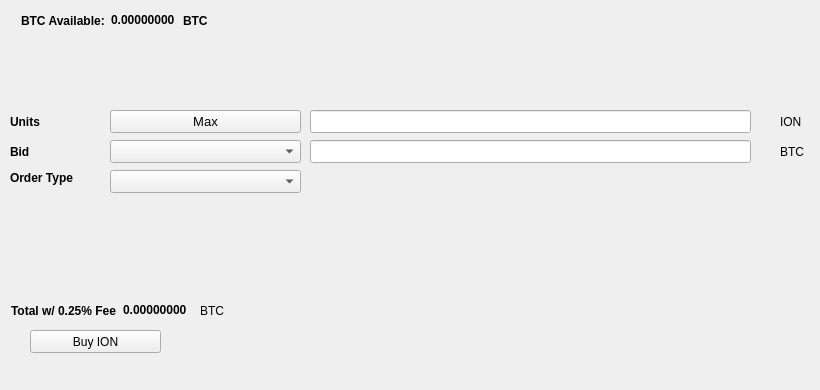
   <widget class="QWidget" name="BuyTab">
    <attribute name="title">
     <string>Buy</string>
    </attribute>
    <widget class="QPushButton" name="BuyION">
     <property name="geometry">
      <rect>
       <x>30</x>
       <y>330</y>
       <width>131</width>
       <height>23</height>
      </rect>
     </property>
     <property name="text">
      <string>Buy ION</string>
     </property>
     <property name="icon">
      <iconset resource="../ion.qrc">
       <normaloff>:/icons/bitcoin</normaloff>:/icons/bitcoin</iconset>
     </property>
    </widget>
    <widget class="QLabel" name="label_3">
     <property name="geometry">
      <rect>
       <x>10</x>
       <y>110</y>
       <width>46</width>
       <height>23</height>
      </rect>
     </property>
     <property name="font">
      <font>
       <weight>75</weight>
       <bold>true</bold>
      </font>
     </property>
     <property name="text">
      <string>Units</string>
     </property>
    </widget>
    <widget class="QLineEdit" name="UnitsInput">
     <property name="geometry">
      <rect>
       <x>310</x>
       <y>110</y>
       <width>441</width>
       <height>23</height>
      </rect>
     </property>
     <property name="font">
      <font>
       <pointsize>9</pointsize>
       <weight>75</weight>
       <bold>true</bold>
      </font>
     </property>
    </widget>
    <widget class="QLineEdit" name="BuyBidPriceEdit">
     <property name="geometry">
      <rect>
       <x>310</x>
       <y>140</y>
       <width>441</width>
       <height>23</height>
      </rect>
     </property>
     <property name="font">
      <font>
       <pointsize>9</pointsize>
       <weight>75</weight>
       <bold>true</bold>
      </font>
     </property>
    </widget>
    <widget class="QLabel" name="label_4">
     <property name="geometry">
      <rect>
       <x>780</x>
       <y>110</y>
       <width>31</width>
       <height>23</height>
      </rect>
     </property>
     <property name="text">
      <string>ION</string>
     </property>
    </widget>
    <widget class="QLabel" name="label_5">
     <property name="geometry">
      <rect>
       <x>780</x>
       <y>140</y>
       <width>31</width>
       <height>23</height>
      </rect>
     </property>
     <property name="text">
      <string>BTC</string>
     </property>
    </widget>
    <widget class="QLabel" name="label_6">
     <property name="geometry">
      <rect>
       <x>10</x>
       <y>140</y>
       <width>46</width>
       <height>23</height>
      </rect>
     </property>
     <property name="font">
      <font>
       <weight>75</weight>
       <bold>true</bold>
      </font>
     </property>
     <property name="text">
      <string>Bid</string>
     </property>
    </widget>
    <widget class="QLabel" name="label_7">
     <property name="geometry">
      <rect>
       <x>10</x>
       <y>170</y>
       <width>91</width>
       <height>16</height>
      </rect>
     </property>
     <property name="font">
      <font>
       <weight>75</weight>
       <bold>true</bold>
      </font>
     </property>
     <property name="text">
      <string>Order Type</string>
     </property>
    </widget>
    <widget class="QPushButton" name="Buy_Max_Amount">
     <property name="geometry">
      <rect>
       <x>110</x>
       <y>110</y>
       <width>191</width>
       <height>23</height>
      </rect>
     </property>
     <property name="font">
      <font>
       <pointsize>10</pointsize>
      </font>
     </property>
     <property name="text">
      <string>Max</string>
     </property>
    </widget>
    <widget class="QComboBox" name="BuyBidcomboBox">
     <property name="geometry">
      <rect>
       <x>110</x>
       <y>140</y>
       <width>191</width>
       <height>23</height>
      </rect>
     </property>
     <property name="font">
      <font>
       <pointsize>10</pointsize>
      </font>
     </property>
    </widget>
    <widget class="QComboBox" name="buyOrdertypeCombo">
     <property name="geometry">
      <rect>
       <x>110</x>
       <y>170</y>
       <width>191</width>
       <height>23</height>
      </rect>
     </property>
     <property name="font">
      <font>
       <pointsize>10</pointsize>
      </font>
     </property>
    </widget>
    <widget class="QWidget" name="layoutWidget1">
     <property name="geometry">
      <rect>
       <x>21</x>
       <y>11</y>
       <width>227</width>
       <height>19</height>
      </rect>
     </property>
     <layout class="QHBoxLayout" name="horizontalLayout_3">
      <item>
       <widget class="QLabel" name="label232">
        <property name="font">
         <font>
          <weight>75</weight>
          <bold>true</bold>
         </font>
        </property>
        <property name="text">
         <string>BTC Available:</string>
        </property>
       </widget>
      </item>
      <item>
       <widget class="QLabel" name="BtcAvailableLbl">
        <property name="palette">
         <palette>
          <active>
           <colorrole role="WindowText">
            <brush brushstyle="SolidPattern">
             <color alpha="255">
              <red>0</red>
              <green>0</green>
              <blue>0</blue>
             </color>
            </brush>
           </colorrole>
           <colorrole role="Button">
            <brush brushstyle="SolidPattern">
             <color alpha="255">
              <red>0</red>
              <green>170</green>
              <blue>0</blue>
             </color>
            </brush>
           </colorrole>
           <colorrole role="Light">
            <brush brushstyle="SolidPattern">
             <color alpha="255">
              <red>0</red>
              <green>255</green>
              <blue>0</blue>
             </color>
            </brush>
           </colorrole>
           <colorrole role="Midlight">
            <brush brushstyle="SolidPattern">
             <color alpha="255">
              <red>0</red>
              <green>212</green>
              <blue>0</blue>
             </color>
            </brush>
           </colorrole>
           <colorrole role="Dark">
            <brush brushstyle="SolidPattern">
             <color alpha="255">
              <red>0</red>
              <green>85</green>
              <blue>0</blue>
             </color>
            </brush>
           </colorrole>
           <colorrole role="Mid">
            <brush brushstyle="SolidPattern">
             <color alpha="255">
              <red>0</red>
              <green>113</green>
              <blue>0</blue>
             </color>
            </brush>
           </colorrole>
           <colorrole role="Text">
            <brush brushstyle="SolidPattern">
             <color alpha="255">
              <red>0</red>
              <green>170</green>
              <blue>0</blue>
             </color>
            </brush>
           </colorrole>
           <colorrole role="BrightText">
            <brush brushstyle="SolidPattern">
             <color alpha="255">
              <red>255</red>
              <green>255</green>
              <blue>255</blue>
             </color>
            </brush>
           </colorrole>
           <colorrole role="ButtonText">
            <brush brushstyle="SolidPattern">
             <color alpha="255">
              <red>0</red>
              <green>0</green>
              <blue>0</blue>
             </color>
            </brush>
           </colorrole>
           <colorrole role="Base">
            <brush brushstyle="SolidPattern">
             <color alpha="255">
              <red>255</red>
              <green>255</green>
              <blue>255</blue>
             </color>
            </brush>
           </colorrole>
           <colorrole role="Window">
            <brush brushstyle="SolidPattern">
             <color alpha="255">
              <red>0</red>
              <green>170</green>
              <blue>0</blue>
             </color>
            </brush>
           </colorrole>
           <colorrole role="Shadow">
            <brush brushstyle="SolidPattern">
             <color alpha="255">
              <red>0</red>
              <green>0</green>
              <blue>0</blue>
             </color>
            </brush>
           </colorrole>
           <colorrole role="AlternateBase">
            <brush brushstyle="SolidPattern">
             <color alpha="255">
              <red>127</red>
              <green>212</green>
              <blue>127</blue>
             </color>
            </brush>
           </colorrole>
           <colorrole role="ToolTipBase">
            <brush brushstyle="SolidPattern">
             <color alpha="255">
              <red>255</red>
              <green>255</green>
              <blue>220</blue>
             </color>
            </brush>
           </colorrole>
           <colorrole role="ToolTipText">
            <brush brushstyle="SolidPattern">
             <color alpha="255">
              <red>0</red>
              <green>0</green>
              <blue>0</blue>
             </color>
            </brush>
           </colorrole>
          </active>
          <inactive>
           <colorrole role="WindowText">
            <brush brushstyle="SolidPattern">
             <color alpha="255">
              <red>0</red>
              <green>0</green>
              <blue>0</blue>
             </color>
            </brush>
           </colorrole>
           <colorrole role="Button">
            <brush brushstyle="SolidPattern">
             <color alpha="255">
              <red>0</red>
              <green>170</green>
              <blue>0</blue>
             </color>
            </brush>
           </colorrole>
           <colorrole role="Light">
            <brush brushstyle="SolidPattern">
             <color alpha="255">
              <red>0</red>
              <green>255</green>
              <blue>0</blue>
             </color>
            </brush>
           </colorrole>
           <colorrole role="Midlight">
            <brush brushstyle="SolidPattern">
             <color alpha="255">
              <red>0</red>
              <green>212</green>
              <blue>0</blue>
             </color>
            </brush>
           </colorrole>
           <colorrole role="Dark">
            <brush brushstyle="SolidPattern">
             <color alpha="255">
              <red>0</red>
              <green>85</green>
              <blue>0</blue>
             </color>
            </brush>
           </colorrole>
           <colorrole role="Mid">
            <brush brushstyle="SolidPattern">
             <color alpha="255">
              <red>0</red>
              <green>113</green>
              <blue>0</blue>
             </color>
            </brush>
           </colorrole>
           <colorrole role="Text">
            <brush brushstyle="SolidPattern">
             <color alpha="255">
              <red>0</red>
              <green>170</green>
              <blue>0</blue>
             </color>
            </brush>
           </colorrole>
           <colorrole role="BrightText">
            <brush brushstyle="SolidPattern">
             <color alpha="255">
              <red>255</red>
              <green>255</green>
              <blue>255</blue>
             </color>
            </brush>
           </colorrole>
           <colorrole role="ButtonText">
            <brush brushstyle="SolidPattern">
             <color alpha="255">
              <red>0</red>
              <green>0</green>
              <blue>0</blue>
             </color>
            </brush>
           </colorrole>
           <colorrole role="Base">
            <brush brushstyle="SolidPattern">
             <color alpha="255">
              <red>255</red>
              <green>255</green>
              <blue>255</blue>
             </color>
            </brush>
           </colorrole>
           <colorrole role="Window">
            <brush brushstyle="SolidPattern">
             <color alpha="255">
              <red>0</red>
              <green>170</green>
              <blue>0</blue>
             </color>
            </brush>
           </colorrole>
           <colorrole role="Shadow">
            <brush brushstyle="SolidPattern">
             <color alpha="255">
              <red>0</red>
              <green>0</green>
              <blue>0</blue>
             </color>
            </brush>
           </colorrole>
           <colorrole role="AlternateBase">
            <brush brushstyle="SolidPattern">
             <color alpha="255">
              <red>127</red>
              <green>212</green>
              <blue>127</blue>
             </color>
            </brush>
           </colorrole>
           <colorrole role="ToolTipBase">
            <brush brushstyle="SolidPattern">
             <color alpha="255">
              <red>255</red>
              <green>255</green>
              <blue>220</blue>
             </color>
            </brush>
           </colorrole>
           <colorrole role="ToolTipText">
            <brush brushstyle="SolidPattern">
             <color alpha="255">
              <red>0</red>
              <green>0</green>
              <blue>0</blue>
             </color>
            </brush>
           </colorrole>
          </inactive>
          <disabled>
           <colorrole role="WindowText">
            <brush brushstyle="SolidPattern">
             <color alpha="255">
              <red>0</red>
              <green>85</green>
              <blue>0</blue>
             </color>
            </brush>
           </colorrole>
           <colorrole role="Button">
            <brush brushstyle="SolidPattern">
             <color alpha="255">
              <red>0</red>
              <green>170</green>
              <blue>0</blue>
             </color>
            </brush>
           </colorrole>
           <colorrole role="Light">
            <brush brushstyle="SolidPattern">
             <color alpha="255">
              <red>0</red>
              <green>255</green>
              <blue>0</blue>
             </color>
            </brush>
           </colorrole>
           <colorrole role="Midlight">
            <brush brushstyle="SolidPattern">
             <color alpha="255">
              <red>0</red>
              <green>212</green>
              <blue>0</blue>
             </color>
            </brush>
           </colorrole>
           <colorrole role="Dark">
            <brush brushstyle="SolidPattern">
             <color alpha="255">
              <red>0</red>
              <green>85</green>
              <blue>0</blue>
             </color>
            </brush>
           </colorrole>
           <colorrole role="Mid">
            <brush brushstyle="SolidPattern">
             <color alpha="255">
              <red>0</red>
              <green>113</green>
              <blue>0</blue>
             </color>
            </brush>
           </colorrole>
           <colorrole role="Text">
            <brush brushstyle="SolidPattern">
             <color alpha="255">
              <red>0</red>
              <green>85</green>
              <blue>0</blue>
             </color>
            </brush>
           </colorrole>
           <colorrole role="BrightText">
            <brush brushstyle="SolidPattern">
             <color alpha="255">
              <red>255</red>
              <green>255</green>
              <blue>255</blue>
             </color>
            </brush>
           </colorrole>
           <colorrole role="ButtonText">
            <brush brushstyle="SolidPattern">
             <color alpha="255">
              <red>0</red>
              <green>85</green>
              <blue>0</blue>
             </color>
            </brush>
           </colorrole>
           <colorrole role="Base">
            <brush brushstyle="SolidPattern">
             <color alpha="255">
              <red>0</red>
              <green>170</green>
              <blue>0</blue>
             </color>
            </brush>
           </colorrole>
           <colorrole role="Window">
            <brush brushstyle="SolidPattern">
             <color alpha="255">
              <red>0</red>
              <green>170</green>
              <blue>0</blue>
             </color>
            </brush>
           </colorrole>
           <colorrole role="Shadow">
            <brush brushstyle="SolidPattern">
             <color alpha="255">
              <red>0</red>
              <green>0</green>
              <blue>0</blue>
             </color>
            </brush>
           </colorrole>
           <colorrole role="AlternateBase">
            <brush brushstyle="SolidPattern">
             <color alpha="255">
              <red>0</red>
              <green>170</green>
              <blue>0</blue>
             </color>
            </brush>
           </colorrole>
           <colorrole role="ToolTipBase">
            <brush brushstyle="SolidPattern">
             <color alpha="255">
              <red>255</red>
              <green>255</green>
              <blue>220</blue>
             </color>
            </brush>
           </colorrole>
           <colorrole role="ToolTipText">
            <brush brushstyle="SolidPattern">
             <color alpha="255">
              <red>0</red>
              <green>0</green>
              <blue>0</blue>
             </color>
            </brush>
           </colorrole>
          </disabled>
         </palette>
        </property>
        <property name="font">
         <font>
          <weight>75</weight>
          <bold>true</bold>
         </font>
        </property>
        <property name="text">
         <string>0.00000000</string>
        </property>
        <property name="textInteractionFlags">
         <set>Qt::LinksAccessibleByMouse|Qt::TextSelectableByKeyboard|Qt::TextSelectableByMouse</set>
        </property>
       </widget>
      </item>
      <item>
       <widget class="QLabel" name="BtcAvailableLbl_2">
        <property name="font">
         <font>
          <weight>75</weight>
          <bold>true</bold>
         </font>
        </property>
        <property name="text">
         <string>BTC</string>
        </property>
       </widget>
      </item>
     </layout>
    </widget>
    <widget class="QWidget" name="layoutWidge2">
     <property name="geometry">
      <rect>
       <x>11</x>
       <y>301</y>
       <width>259</width>
       <height>19</height>
      </rect>
     </property>
     <layout class="QHBoxLayout" name="horizontalLayout_4">
      <item>
       <widget class="QLabel" name="label_9">
        <property name="font">
         <font>
          <weight>75</weight>
          <bold>true</bold>
         </font>
        </property>
        <property name="text">
         <string>Total w/ 0.25% Fee</string>
        </property>
       </widget>
      </item>
      <item>
       <widget class="QLabel" name="BuyCostLabel">
        <property name="palette">
         <palette>
          <active>
           <colorrole role="WindowText">
            <brush brushstyle="SolidPattern">
             <color alpha="255">
              <red>0</red>
              <green>0</green>
              <blue>0</blue>
             </color>
            </brush>
           </colorrole>
           <colorrole role="Button">
            <brush brushstyle="SolidPattern">
             <color alpha="255">
              <red>0</red>
              <green>170</green>
              <blue>0</blue>
             </color>
            </brush>
           </colorrole>
           <colorrole role="Light">
            <brush brushstyle="SolidPattern">
             <color alpha="255">
              <red>0</red>
              <green>255</green>
              <blue>0</blue>
             </color>
            </brush>
           </colorrole>
           <colorrole role="Midlight">
            <brush brushstyle="SolidPattern">
             <color alpha="255">
              <red>0</red>
              <green>212</green>
              <blue>0</blue>
             </color>
            </brush>
           </colorrole>
           <colorrole role="Dark">
            <brush brushstyle="SolidPattern">
             <color alpha="255">
              <red>0</red>
              <green>85</green>
              <blue>0</blue>
             </color>
            </brush>
           </colorrole>
           <colorrole role="Mid">
            <brush brushstyle="SolidPattern">
             <color alpha="255">
              <red>0</red>
              <green>113</green>
              <blue>0</blue>
             </color>
            </brush>
           </colorrole>
           <colorrole role="Text">
            <brush brushstyle="SolidPattern">
             <color alpha="255">
              <red>0</red>
              <green>170</green>
              <blue>0</blue>
             </color>
            </brush>
           </colorrole>
           <colorrole role="BrightText">
            <brush brushstyle="SolidPattern">
             <color alpha="255">
              <red>255</red>
              <green>255</green>
              <blue>255</blue>
             </color>
            </brush>
           </colorrole>
           <colorrole role="ButtonText">
            <brush brushstyle="SolidPattern">
             <color alpha="255">
              <red>0</red>
              <green>0</green>
              <blue>0</blue>
             </color>
            </brush>
           </colorrole>
           <colorrole role="Base">
            <brush brushstyle="SolidPattern">
             <color alpha="255">
              <red>255</red>
              <green>255</green>
              <blue>255</blue>
             </color>
            </brush>
           </colorrole>
           <colorrole role="Window">
            <brush brushstyle="SolidPattern">
             <color alpha="255">
              <red>0</red>
              <green>170</green>
              <blue>0</blue>
             </color>
            </brush>
           </colorrole>
           <colorrole role="Shadow">
            <brush brushstyle="SolidPattern">
             <color alpha="255">
              <red>0</red>
              <green>0</green>
              <blue>0</blue>
             </color>
            </brush>
           </colorrole>
           <colorrole role="AlternateBase">
            <brush brushstyle="SolidPattern">
             <color alpha="255">
              <red>127</red>
              <green>212</green>
              <blue>127</blue>
             </color>
            </brush>
           </colorrole>
           <colorrole role="ToolTipBase">
            <brush brushstyle="SolidPattern">
             <color alpha="255">
              <red>255</red>
              <green>255</green>
              <blue>220</blue>
             </color>
            </brush>
           </colorrole>
           <colorrole role="ToolTipText">
            <brush brushstyle="SolidPattern">
             <color alpha="255">
              <red>0</red>
              <green>0</green>
              <blue>0</blue>
             </color>
            </brush>
           </colorrole>
          </active>
          <inactive>
           <colorrole role="WindowText">
            <brush brushstyle="SolidPattern">
             <color alpha="255">
              <red>0</red>
              <green>0</green>
              <blue>0</blue>
             </color>
            </brush>
           </colorrole>
           <colorrole role="Button">
            <brush brushstyle="SolidPattern">
             <color alpha="255">
              <red>0</red>
              <green>170</green>
              <blue>0</blue>
             </color>
            </brush>
           </colorrole>
           <colorrole role="Light">
            <brush brushstyle="SolidPattern">
             <color alpha="255">
              <red>0</red>
              <green>255</green>
              <blue>0</blue>
             </color>
            </brush>
           </colorrole>
           <colorrole role="Midlight">
            <brush brushstyle="SolidPattern">
             <color alpha="255">
              <red>0</red>
              <green>212</green>
              <blue>0</blue>
             </color>
            </brush>
           </colorrole>
           <colorrole role="Dark">
            <brush brushstyle="SolidPattern">
             <color alpha="255">
              <red>0</red>
              <green>85</green>
              <blue>0</blue>
             </color>
            </brush>
           </colorrole>
           <colorrole role="Mid">
            <brush brushstyle="SolidPattern">
             <color alpha="255">
              <red>0</red>
              <green>113</green>
              <blue>0</blue>
             </color>
            </brush>
           </colorrole>
           <colorrole role="Text">
            <brush brushstyle="SolidPattern">
             <color alpha="255">
              <red>0</red>
              <green>170</green>
              <blue>0</blue>
             </color>
            </brush>
           </colorrole>
           <colorrole role="BrightText">
            <brush brushstyle="SolidPattern">
             <color alpha="255">
              <red>255</red>
              <green>255</green>
              <blue>255</blue>
             </color>
            </brush>
           </colorrole>
           <colorrole role="ButtonText">
            <brush brushstyle="SolidPattern">
             <color alpha="255">
              <red>0</red>
              <green>0</green>
              <blue>0</blue>
             </color>
            </brush>
           </colorrole>
           <colorrole role="Base">
            <brush brushstyle="SolidPattern">
             <color alpha="255">
              <red>255</red>
              <green>255</green>
              <blue>255</blue>
             </color>
            </brush>
           </colorrole>
           <colorrole role="Window">
            <brush brushstyle="SolidPattern">
             <color alpha="255">
              <red>0</red>
              <green>170</green>
              <blue>0</blue>
             </color>
            </brush>
           </colorrole>
           <colorrole role="Shadow">
            <brush brushstyle="SolidPattern">
             <color alpha="255">
              <red>0</red>
              <green>0</green>
              <blue>0</blue>
             </color>
            </brush>
           </colorrole>
           <colorrole role="AlternateBase">
            <brush brushstyle="SolidPattern">
             <color alpha="255">
              <red>127</red>
              <green>212</green>
              <blue>127</blue>
             </color>
            </brush>
           </colorrole>
           <colorrole role="ToolTipBase">
            <brush brushstyle="SolidPattern">
             <color alpha="255">
              <red>255</red>
              <green>255</green>
              <blue>220</blue>
             </color>
            </brush>
           </colorrole>
           <colorrole role="ToolTipText">
            <brush brushstyle="SolidPattern">
             <color alpha="255">
              <red>0</red>
              <green>0</green>
              <blue>0</blue>
             </color>
            </brush>
           </colorrole>
          </inactive>
          <disabled>
           <colorrole role="WindowText">
            <brush brushstyle="SolidPattern">
             <color alpha="255">
              <red>0</red>
              <green>85</green>
              <blue>0</blue>
             </color>
            </brush>
           </colorrole>
           <colorrole role="Button">
            <brush brushstyle="SolidPattern">
             <color alpha="255">
              <red>0</red>
              <green>170</green>
              <blue>0</blue>
             </color>
            </brush>
           </colorrole>
           <colorrole role="Light">
            <brush brushstyle="SolidPattern">
             <color alpha="255">
              <red>0</red>
              <green>255</green>
              <blue>0</blue>
             </color>
            </brush>
           </colorrole>
           <colorrole role="Midlight">
            <brush brushstyle="SolidPattern">
             <color alpha="255">
              <red>0</red>
              <green>212</green>
              <blue>0</blue>
             </color>
            </brush>
           </colorrole>
           <colorrole role="Dark">
            <brush brushstyle="SolidPattern">
             <color alpha="255">
              <red>0</red>
              <green>85</green>
              <blue>0</blue>
             </color>
            </brush>
           </colorrole>
           <colorrole role="Mid">
            <brush brushstyle="SolidPattern">
             <color alpha="255">
              <red>0</red>
              <green>113</green>
              <blue>0</blue>
             </color>
            </brush>
           </colorrole>
           <colorrole role="Text">
            <brush brushstyle="SolidPattern">
             <color alpha="255">
              <red>0</red>
              <green>85</green>
              <blue>0</blue>
             </color>
            </brush>
           </colorrole>
           <colorrole role="BrightText">
            <brush brushstyle="SolidPattern">
             <color alpha="255">
              <red>255</red>
              <green>255</green>
              <blue>255</blue>
             </color>
            </brush>
           </colorrole>
           <colorrole role="ButtonText">
            <brush brushstyle="SolidPattern">
             <color alpha="255">
              <red>0</red>
              <green>85</green>
              <blue>0</blue>
             </color>
            </brush>
           </colorrole>
           <colorrole role="Base">
            <brush brushstyle="SolidPattern">
             <color alpha="255">
              <red>0</red>
              <green>170</green>
              <blue>0</blue>
             </color>
            </brush>
           </colorrole>
           <colorrole role="Window">
            <brush brushstyle="SolidPattern">
             <color alpha="255">
              <red>0</red>
              <green>170</green>
              <blue>0</blue>
             </color>
            </brush>
           </colorrole>
           <colorrole role="Shadow">
            <brush brushstyle="SolidPattern">
             <color alpha="255">
              <red>0</red>
              <green>0</green>
              <blue>0</blue>
             </color>
            </brush>
           </colorrole>
           <colorrole role="AlternateBase">
            <brush brushstyle="SolidPattern">
             <color alpha="255">
              <red>0</red>
              <green>170</green>
              <blue>0</blue>
             </color>
            </brush>
           </colorrole>
           <colorrole role="ToolTipBase">
            <brush brushstyle="SolidPattern">
             <color alpha="255">
              <red>255</red>
              <green>255</green>
              <blue>220</blue>
             </color>
            </brush>
           </colorrole>
           <colorrole role="ToolTipText">
            <brush brushstyle="SolidPattern">
             <color alpha="255">
              <red>0</red>
              <green>0</green>
              <blue>0</blue>
             </color>
            </brush>
           </colorrole>
          </disabled>
         </palette>
        </property>
        <property name="font">
         <font>
          <weight>75</weight>
          <bold>true</bold>
         </font>
        </property>
        <property name="autoFillBackground">
         <bool>false</bool>
        </property>
        <property name="text">
         <string>0.00000000</string>
        </property>
        <property name="textInteractionFlags">
         <set>Qt::LinksAccessibleByMouse|Qt::TextSelectableByMouse</set>
        </property>
       </widget>
      </item>
      <item>
       <widget class="QLabel" name="label_10">
        <property name="font">
         <font>
          <weight>50</weight>
          <bold>false</bold>
         </font>
        </property>
        <property name="text">
         <string>BTC</string>
        </property>
       </widget>
      </item>
     </layout>
    </widget>
    <widget class="QLabel" name="label_24">
     <property name="geometry">
      <rect>
       <x>460</x>
       <y>300</y>
       <width>281</width>
       <height>81</height>
      </rect>
     </property>
     <property name="text">
      <string/>
     </property>
     <property name="pixmap">
      <pixmap>:/images/bittrex</pixmap>
     </property>
    </widget>
   </widget>
